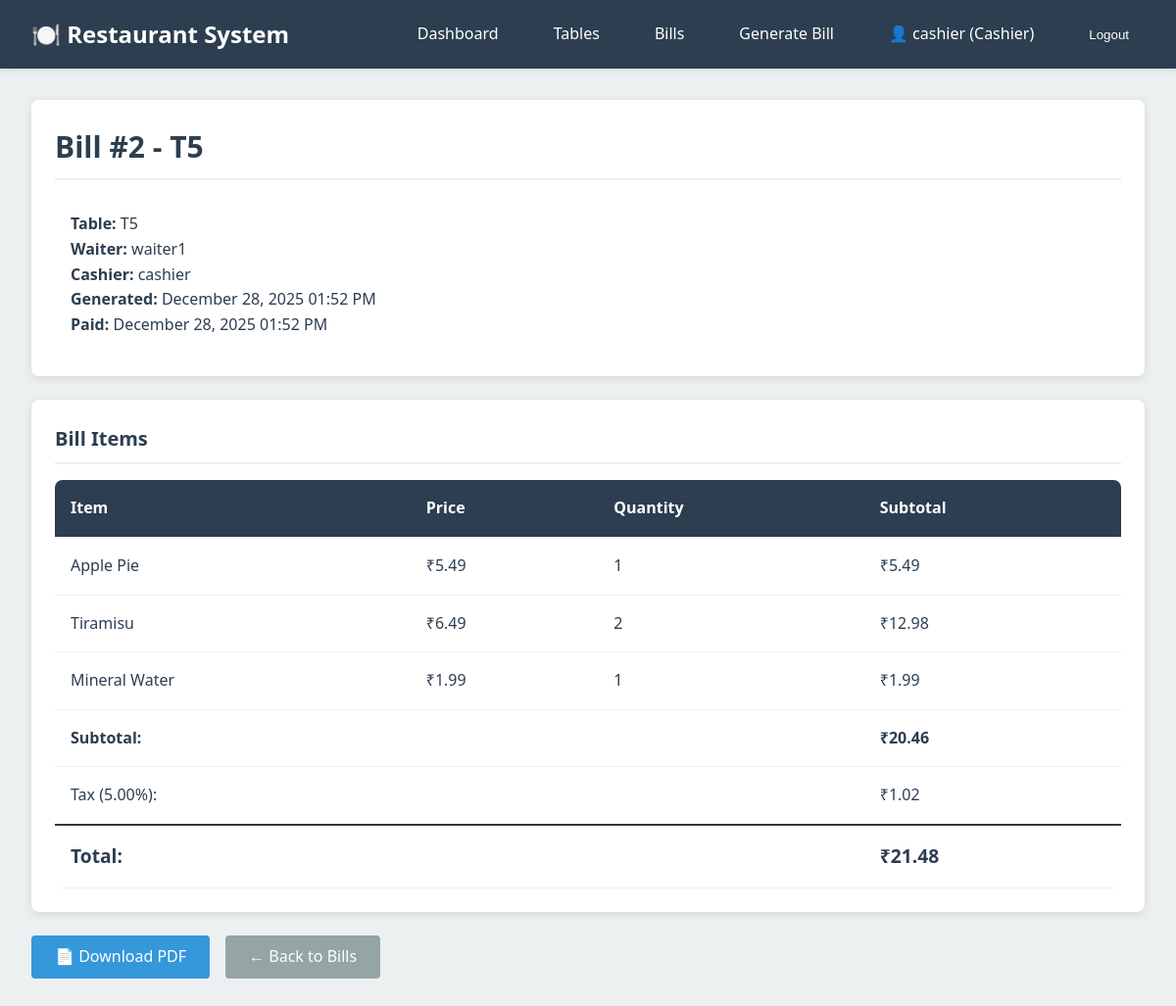
The page /billing/2/ (signed in) on the database its author committed.
### accounts/models.py (models this page shows, shortened)
class User(AbstractUser):
    class Role(models.TextChoices):
        WAITER = 'WAITER', 'Waiter'
        CASHIER = 'CASHIER', 'Cashier'
        MANAGER = 'MANAGER', 'Manager'
    role = models.CharField(
        max_length=10,
        choices=Role.choices,
        default=Role.WAITER
    )
    phone_number = models.CharField(max_length=15, blank=True)
    employee_id = models.CharField(max_length=20, unique=True, blank=True, null=True)
    class Meta:
        db_table = 'users'
        verbose_name = 'User'
        verbose_name_plural = 'Users'
    @property
    def is_waiter(self):
        return self.role == self.Role.WAITER
    @property
    def is_cashier(self):
        return self.role == self.Role.CASHIER
    @property
    def is_manager(self):
        return self.role == self.Role.MANAGER

### billing/models.py (models this page shows, shortened)
class Bill(models.Model):
    class Status(models.TextChoices):
        NOT_GENERATED = 'NOT_GENERATED', 'Not Generated'
        PENDING_PAYMENT = 'PENDING_PAYMENT', 'Pending Payment'
        PAID = 'PAID', 'Paid'
    table = models.ForeignKey('tables.Table', on_delete=models.CASCADE, related_name='bills')
    order = models.OneToOneField('orders.Order', on_delete=models.CASCADE, related_name='bill')
    cashier = models.ForeignKey(
        settings.AUTH_USER_MODEL,
        on_delete=models.SET_NULL,
        null=True,
        blank=True,
        related_name='processed_bills'
    )
    subtotal = models.DecimalField(max_digits=10, decimal_places=2)
    tax_percentage = models.DecimalField(
        max_digits=5,
        decimal_places=2,
        default=Decimal('5.00'),
        validators=[MinValueValidator(Decimal('0.00')), MaxValueValidator(Decimal('100.00'))]
    )
    tax_amount = models.DecimalField(max_digits=10, decimal_places=2)
    total_amount = models.DecimalField(max_digits=10, decimal_places=2)
    status = models.CharField(
        max_length=20,
        choices=Status.choices,
        default=Status.PENDING_PAYMENT,
        db_index=True
    )
    generated_at = models.DateTimeField(auto_now_add=True)
    paid_at = models.DateTimeField(null=True, blank=True)
    class Meta:
        db_table = 'bills'
        ordering = ['-generated_at']
        verbose_name = 'Bill'
        verbose_name_plural = 'Bills'

### tables/models.py (models this page shows, shortened)
class Table(models.Model):
    class Status(models.TextChoices):
        AVAILABLE = 'AVAILABLE', 'Available'
        OCCUPIED = 'OCCUPIED', 'Occupied'
        BILL_REQUESTED = 'BILL_REQUESTED', 'Bill Requested'
        CLOSED = 'CLOSED', 'Closed'
    table_number = models.CharField(max_length=10, unique=True, db_index=True)
    seating_capacity = models.PositiveIntegerField()
    status = models.CharField(
        max_length=20,
        choices=Status.choices,
        default=Status.AVAILABLE,
        db_index=True
    )
    last_activity = models.DateTimeField(auto_now=True)
    created_at = models.DateTimeField(auto_now_add=True)
    class Meta:
        db_table = 'tables'
        ordering = ['table_number']
        verbose_name = 'Table'
        verbose_name_plural = 'Tables'

### orders/models.py (models this page shows, shortened)
class Order(models.Model):
    class Status(models.TextChoices):
        PLACED = 'PLACED', 'Placed'
        IN_KITCHEN = 'IN_KITCHEN', 'In Kitchen'
        SERVED = 'SERVED', 'Served'
    table = models.ForeignKey('tables.Table', on_delete=models.CASCADE, related_name='orders')
    waiter = models.ForeignKey(settings.AUTH_USER_MODEL, on_delete=models.SET_NULL, null=True, related_name='orders')
    status = models.CharField(
        max_length=20,
        choices=Status.choices,
        default=Status.PLACED,
        db_index=True
    )
    notes = models.TextField(blank=True)
    created_at = models.DateTimeField(auto_now_add=True)
    updated_at = models.DateTimeField(auto_now=True)
    class Meta:
        db_table = 'orders'
        ordering = ['-created_at']
        verbose_name = 'Order'
        verbose_name_plural = 'Orders'

class OrderItem(models.Model):
    order = models.ForeignKey(Order, on_delete=models.CASCADE, related_name='items')
    menu_item = models.ForeignKey('menu.MenuItem', on_delete=models.PROTECT, related_name='order_items')
    quantity = models.PositiveIntegerField(default=1, validators=[MinValueValidator(1)])
    price_at_order = models.DecimalField(
        max_digits=10,
        decimal_places=2,
        help_text="Price snapshot at the time of order"
    )
    class Meta:
        db_table = 'order_items'
        verbose_name = 'Order Item'
        verbose_name_plural = 'Order Items'
    @property
    def subtotal(self):
        return self.quantity * self.price_at_order

### menu/models.py (models this page shows, shortened)
class MenuItem(models.Model):
    class Category(models.TextChoices):
        STARTER = 'STARTER', 'Starter'
        MAIN = 'MAIN', 'Main Course'
        DRINKS = 'DRINKS', 'Drinks'
        DESSERT = 'DESSERT', 'Dessert'
    name = models.CharField(max_length=200)
    category = models.CharField(
        max_length=20,
        choices=Category.choices,
        db_index=True
    )
    price = models.DecimalField(
        max_digits=10,
        decimal_places=2,
        validators=[MinValueValidator(Decimal('0.01'))]
    )
    description = models.TextField(blank=True)
    image = models.ImageField(upload_to='menu_items/', blank=True, null=True)
    is_available = models.BooleanField(default=True, db_index=True)
    created_at = models.DateTimeField(auto_now_add=True)
    updated_at = models.DateTimeField(auto_now=True)
    class Meta:
        db_table = 'menu_items'
        ordering = ['category', 'name']
        verbose_name = 'Menu Item'
        verbose_name_plural = 'Menu Items'

### billing/views.py (the view)
# urls.py: path('<int:pk>/', views.BillDetailView.as_view(), name='detail'),
class BillDetailView(LoginRequiredMixin, DetailView):
    model = Bill
    template_name = 'billing/bill_detail.html'
    context_object_name = 'bill'
    def dispatch(self, request, *args, **kwargs):
        if not (request.user.is_cashier or request.user.is_manager):
            messages.error(request, "You don't have permission to view bills.")
            return redirect('dashboard:home')
        return super().dispatch(request, *args, **kwargs)

### templates/billing/bill_detail.html (shortened to what this page needs)
{% extends 'base.html' %}
{% block content %}
<div class="container">
    <div class="card">
        <div class="card-header flex justify-between items-center">
            <h2>Bill #{{ bill.pk }} - {{ bill.table.table_number }}</h2>
            <span class="table-status-badge badge-{{ bill.status|lower }}">
            </span>
        </div>
        <div style="padding: 1rem;">
            <p><strong>Table:</strong> {{ bill.table.table_number }}</p>
            <p><strong>Waiter:</strong> {{ bill.order.waiter.username }}</p>
            <p><strong>Cashier:</strong> {{ bill.cashier.username|default:"N/A" }}</p>
            <p><strong>Generated:</strong> {{ bill.generated_at|date:"F d, Y h:i A" }}</p>
            {% if bill.paid_at %}
            <p><strong>Paid:</strong> {{ bill.paid_at|date:"F d, Y h:i A" }}</p>
            {% endif %}
        </div>
    </div>
    <div class="card">
        <div class="card-header">Bill Items</div>
        <table class="table">
            <thead>
                <tr>
                    <th>Item</th>
                    <th>Price</th>
                    <th>Quantity</th>
                    <th>Subtotal</th>
                </tr>
            </thead>
            <tbody>
                {% for item in bill.order.items.all %}
                <tr>
                    <td>{{ item.menu_item.name }}</td>
                    <td>₹{{ item.price_at_order }}</td>
                    <td>{{ item.quantity }}</td>
                    <td>₹{{ item.subtotal }}</td>
                </tr>
                {% endfor %}
                <tr style="border-top: 1px solid #ddd;">
                    <td colspan="3" class="text-right"><strong>Subtotal:</strong></td>
                    <td><strong>₹{{ bill.subtotal }}</strong></td>
                </tr>
                <tr>
                    <td colspan="3" class="text-right">Tax ({{ bill.tax_percentage }}%):</td>
                    <td>₹{{ bill.tax_amount }}</td>
                </tr>
                <tr style="font-size: 1.2rem; font-weight: bold; border-top: 2px solid #333;">
                    <td colspan="3" class="text-right">Total:</td>
                    <td>₹{{ bill.total_amount }}</td>
                </tr>
            </tbody>
        </table>
    </div>
    <div class="flex gap-2">
        <a href="{% url 'billing:pdf' bill.pk %}" class="btn btn-primary">📄 Download PDF</a>
        <a href="{% url 'billing:list' %}" class="btn btn-secondary">← Back to Bills</a>
    </div>
</div>
{% endblock %}

### templates/base.html (shortened to what this page needs)
<!DOCTYPE html>
<html lang="en">
<head>
    {% load static %}
    <link rel="stylesheet" href="{% static 'css/style.css' %}">
</head>
<body>
    {% if user.is_authenticated %}
    <nav class="navbar">
        <a href="{% url 'dashboard:home' %}" class="navbar-brand">🍽️ Restaurant System</a>
        <ul class="navbar-nav">
            <li><a href="{% url 'dashboard:home' %}" class="nav-link">Dashboard</a></li>
            <li><a href="{% url 'dashboard:table_status' %}" class="nav-link">Tables</a></li>
            {% if user.is_cashier or user.is_manager %}
            <li><a href="{% url 'billing:list' %}" class="nav-link">Bills</a></li>
            <li><a href="{% url 'billing:generate' %}" class="nav-link">Generate Bill</a></li>
            {% endif %}
            <li>
                <span class="nav-link" style="cursor: default;">
                    👤 {{ user.username }} ({{ user.get_role_display }})
                </span>
            </li>
            <li>
                <form method="post" action="{% url 'accounts:logout' %}" style="display: inline;">
                    <button type="submit" class="nav-link" style="background: none; border: none; cursor: pointer; color: white;">
                        Logout
                    </button>
                </form>
            </li>
        </ul>
    </nav>
    {% endif %}
    <main>
        {% block content %}{% endblock %}
    </main>
</body>
</html>

### static/css/style.css (style rules this page uses)
:root { --primary-color: #2c3e50; --secondary-color: #3498db; --success-color: #27ae60; --warning-color: #f39c12; --danger-color: #e74c3c; --info-color: #16a085; --light-bg: #ecf0f1; --dark-text: #2c3e50; --border-color: #bdc3c7; }
* { margin: 0; padding: 0; box-sizing: border-box; }
body { font-family: 'Segoe UI', Tahoma, Geneva, Verdana, sans-serif; background-color: var(--light-bg); color: var(--dark-text); line-height: 1.6; }
.navbar { background-color: var(--primary-color); color: white; padding: 1rem 2rem; display: flex; justify-content: space-between; align-items: center; box-shadow: 0 2px 5px rgba(0,0,0,0.1); }
.navbar-brand { font-size: 1.5rem; font-weight: bold; color: white; text-decoration: none; }
.navbar-nav { display: flex; list-style: none; gap: 1.5rem; align-items: center; }
.nav-link { color: white; text-decoration: none; padding: 0.5rem 1rem; border-radius: 4px; transition: background-color 0.3s; }
.container { max-width: 1200px; margin: 0 auto; padding: 2rem; }
.card { background: white; border-radius: 8px; box-shadow: 0 2px 8px rgba(0,0,0,0.1); padding: 1.5rem; margin-bottom: 1.5rem; }
.card-header { font-size: 1.25rem; font-weight: 600; margin-bottom: 1rem; padding-bottom: 0.5rem; border-bottom: 2px solid var(--light-bg); }
.table-status-badge { display: inline-block; padding: 0.25rem 0.75rem; border-radius: 20px; font-size: 0.85rem; font-weight: 500; color: white; }
.btn { display: inline-block; padding: 0.6rem 1.5rem; border: none; border-radius: 4px; font-size: 1rem; cursor: pointer; text-decoration: none; transition: all 0.3s; text-align: center; }
.btn-primary { background-color: var(--secondary-color); color: white; }
.btn-secondary { background-color: #95a5a6; color: white; }
.table { width: 100%; border-collapse: collapse; background: white; border-radius: 8px; overflow: hidden; }
.table thead { background-color: var(--primary-color); color: white; }
.table th, .table td { padding: 1rem; text-align: left; border-bottom: 1px solid var(--light-bg); }
.text-right { text-align: right; }
.flex { display: flex; }
.justify-between { justify-content: space-between; }
.items-center { align-items: center; }
.gap-2 { gap: 1rem; }

### rows shown on the page
User: username "cashier", role "Cashier"
Bill: pk "2", table.table_number "T5", order.waiter.username "waiter1", cashier.username "cashier", generated_at "December 28, 2025 01:52 PM", paid_at "December 28, 2025 01:52 PM", subtotal "20.46", tax_percentage "5.00", tax_amount "1.02", total_amount "21.48"
OrderItem: menu_item.name "Apple Pie", price_at_order "5.49", quantity "1", subtotal "5.49"
OrderItem: menu_item.name "Tiramisu", price_at_order "6.49", quantity "2", subtotal "12.98"
OrderItem: menu_item.name "Mineral Water", price_at_order "1.99", quantity "1", subtotal "1.99"
